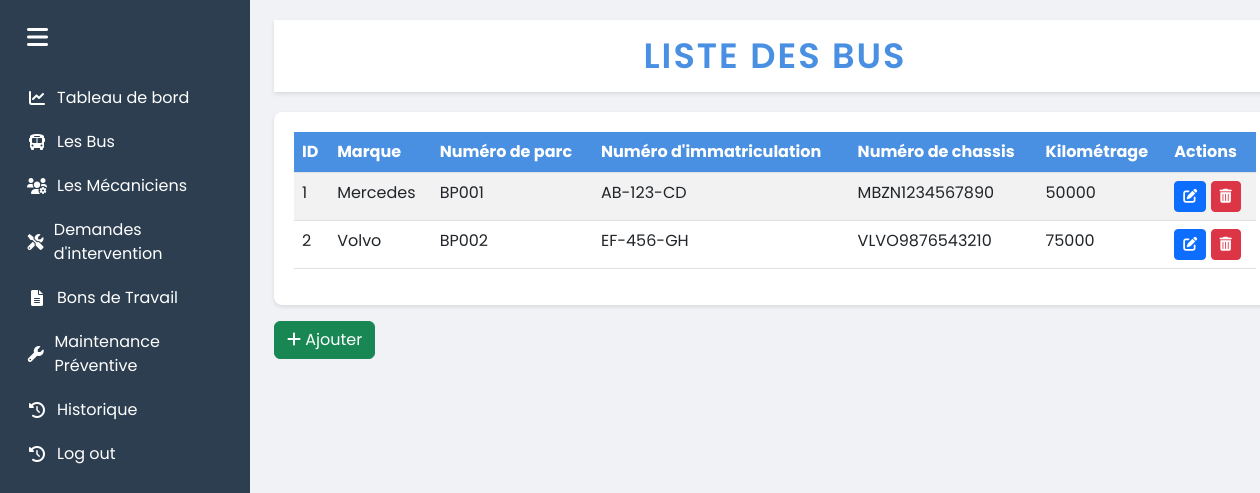
The page /bus.php on the database its author committed.
### tables this page shows
CREATE TABLE IF NOT EXISTS buses (
    id INT AUTO_INCREMENT PRIMARY KEY,
    marque VARCHAR(50) NOT NULL,
    numero_parc VARCHAR(20) NOT NULL,
    numero_immatriculation VARCHAR(20) NOT NULL,
    numero_chassis VARCHAR(50) NOT NULL,
    kilometrage INT NOT NULL,
    date_creation TIMESTAMP DEFAULT CURRENT_TIMESTAMP,
    date_modification TIMESTAMP DEFAULT CURRENT_TIMESTAMP ON UPDATE CURRENT_TIMESTAMP
);

### bus.php (the view, shortened to what this page needs)
<?php include('dbconnection.php');
?>
<!DOCTYPE html>
<html lang="fr">
<head>
    <link href="https://cdn.jsdelivr.net/npm/bootstrap@5.3.0-alpha1/dist/css/bootstrap.min.css" rel="stylesheet">
    <link href="https://cdnjs.cloudflare.com/ajax/libs/font-awesome/6.0.0-beta3/css/all.min.css" rel="stylesheet">
</head>
<body>
    <div class="container-fluid">
        <div class="row">
            <nav class="col-md-2 d-none d-md-block sidebar">
                <div class="sidebar-sticky">
                    <div class="hamburger-icon">
                        <i class="fas fa-bars"></i>
                    </div>
                    <ul class="nav flex-column">
                    <li class="nav-item"><a class="nav-link" href="#"><i class="fas fa-chart-line"></i> Tableau de bord</a></li>
                        <li class="nav-item"><a class="nav-link" href="bus.php"><i class="fas fa-bus"></i> Les Bus</a></li>
                        <li class="nav-item"><a class="nav-link" href="mècanècia.php"><i class="fas fa-users-cog"></i> Les Mécaniciens</a></li>
                        <li class="nav-item"><a class="nav-link" href="Demand_d'intervention.php"><i class="fas fa-tools"></i> Demandes d'intervention</a></li>
                        <li class="nav-item"><a class="nav-link" href="bondetravail.php"><i class="fas fa-file-alt"></i> Bons de Travail</a></li>
                        <li class="nav-item"><a class="nav-link" href="mp.html"><i class="fas fa-wrench"></i> Maintenance Préventive</a></li>
                        <li class="nav-item"><a class="nav-link" href="historique.html"><i class="fas fa-history"></i> Historique</a></li>
                        <li class="nav-item"><a class="nav-link" href="login/logout.php"><i class="fas fa-history"></i> Log out</a></li>
                    </ul>
                </div>
            </nav>
            <main role="main" class="col-md-10 ml-sm-auto col-lg-10 px-4 main-content">
                <div class="welcome-header">
                    <h1>Liste des Bus</h1>
                </div>
                <div class="bus-table">
                    <table class="table table-striped table-hover">
                        <thead>
                            <tr>
                                <th>ID</th>
                                <th>Marque</th>
                                <th>Numéro de parc</th>
                                <th>Numéro d'immatriculation</th>
                                <th>Numéro de chassis</th>
                                <th>Kilométrage</th>
                                <th>Actions</th>
                            </tr>
                        </thead>
                        <tbody>
                        <?php
    $query = "SELECT * FROM `buses`";
    $result = mysqli_query($connection, $query);
    if(!$result) {
        die("Erreur de requête: " . mysqli_error($connection));
    } else {
        while($row = mysqli_fetch_assoc($result)){
    ?>
        <tr>
            <td><?php echo $row['id']; ?></td>
            <td><?php echo $row['marque']; ?></td>
            <td><?php echo $row['numero_parc']; ?></td>
            <td><?php echo $row['numero_immatriculation']; ?></td>
            <td><?php echo $row['numero_chassis']; ?></td>
            <td><?php echo $row['kilometrage']; ?></td>
            <td>
            <button class="btn btn-sm btn-primary edit-btn" data-id="<?php echo $row['id']; ?>" data-bs-toggle="modal" data-bs-target="#editBusModal">
    <i class="fas fa-edit"></i>
</button>
                <button class="btn btn-sm btn-danger delete-btn" data-id="<?php echo $row['id']; ?>">
    <i class="fas fa-trash-alt"></i></button>
            </td>
        </tr>
    <?php
        }
    }
    ?>
                        </tbody>
                    </table>
                </div> <div class="mt-3">
                    <button class="btn btn-success me-2" data-bs-toggle="modal"  data-bs-target="#addBusModal"><i class="fas fa-plus"></i> Ajouter</button>
                </div>
            </div>
    </div>
</body>
</html>

### bus.php (style rules this page uses)
body { font-family: 'Poppins', sans-serif; background-color: #f0f2f5; }
.sidebar { background-color: #2c3e50; color: #ffffff; height: 100vh; padding-top: 20px; position: fixed; width: 250px; }
.sidebar .nav-link { color: #ffffff; padding: 10px 15px; transition: all 0.3s ease; display: flex; align-items: center; }
.sidebar .nav-link i { margin-right: 10px; width: 20px; text-align: center; }
.main-content { margin-left: 250px; padding: 20px; }
.welcome-header { text-align: center; padding: 15px 0; margin-bottom: 20px; background-color: #ffffff; box-shadow: 0 2px 4px rgba(0,0,0,0.1); }
.welcome-header h1 { color: #4a90e2; font-size: 2.2rem; font-weight: 600; text-transform: uppercase; letter-spacing: 2px; margin: 0; }
.bus-table { background-color: #ffffff; border-radius: 8px; box-shadow: 0 2px 4px rgba(0,0,0,0.1); padding: 20px; }
.bus-table th { background-color: #4a90e2; color: #ffffff; }
.hamburger-icon { font-size: 24px; color: white; margin-bottom: 20px; cursor: pointer; padding-left: 15px; }

### rows shown on the page
buses: id "1", marque "Mercedes", numero_parc "BP001", numero_immatriculation "AB-123-CD", numero_chassis "MBZN1234567890", kilometrage "50000"
buses: id "2", marque "Volvo", numero_parc "BP002", numero_immatriculation "EF-456-GH", numero_chassis "VLVO9876543210", kilometrage "75000"
